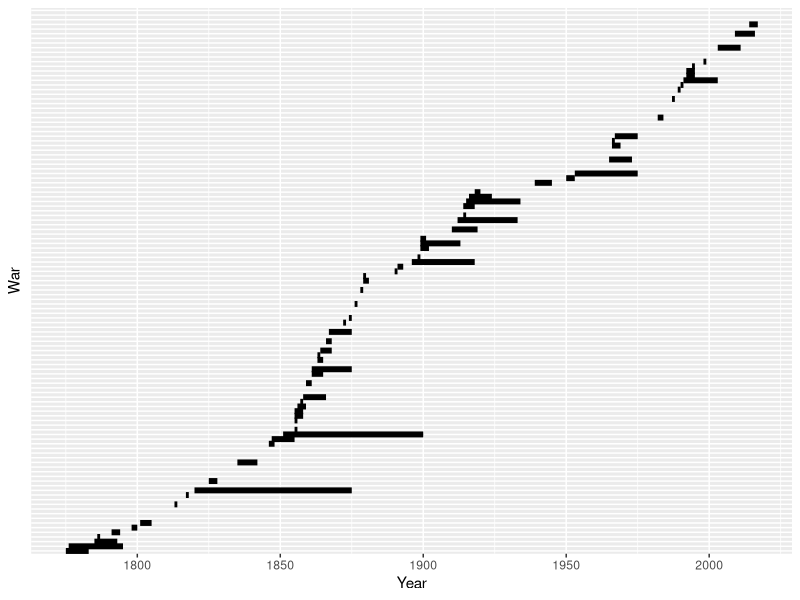

Write R code to recreate this figure.
library(ggplot2)

# Read from csv 
wars <- read.csv("wars.csv")

# Order dataframe 
wars$Name <- factor(wars$Name, levels = wars$Name[order(wars$Start)])

# Create time plot
g2 <- ggplot() +
  geom_segment(data = wars, aes(x = Start, xend = End, y = Name, yend = Name), size = 2) +
  xlab("Year") +
  ylab("War") +
  theme(axis.text.y = element_blank(), axis.ticks.y = element_blank())

g2
